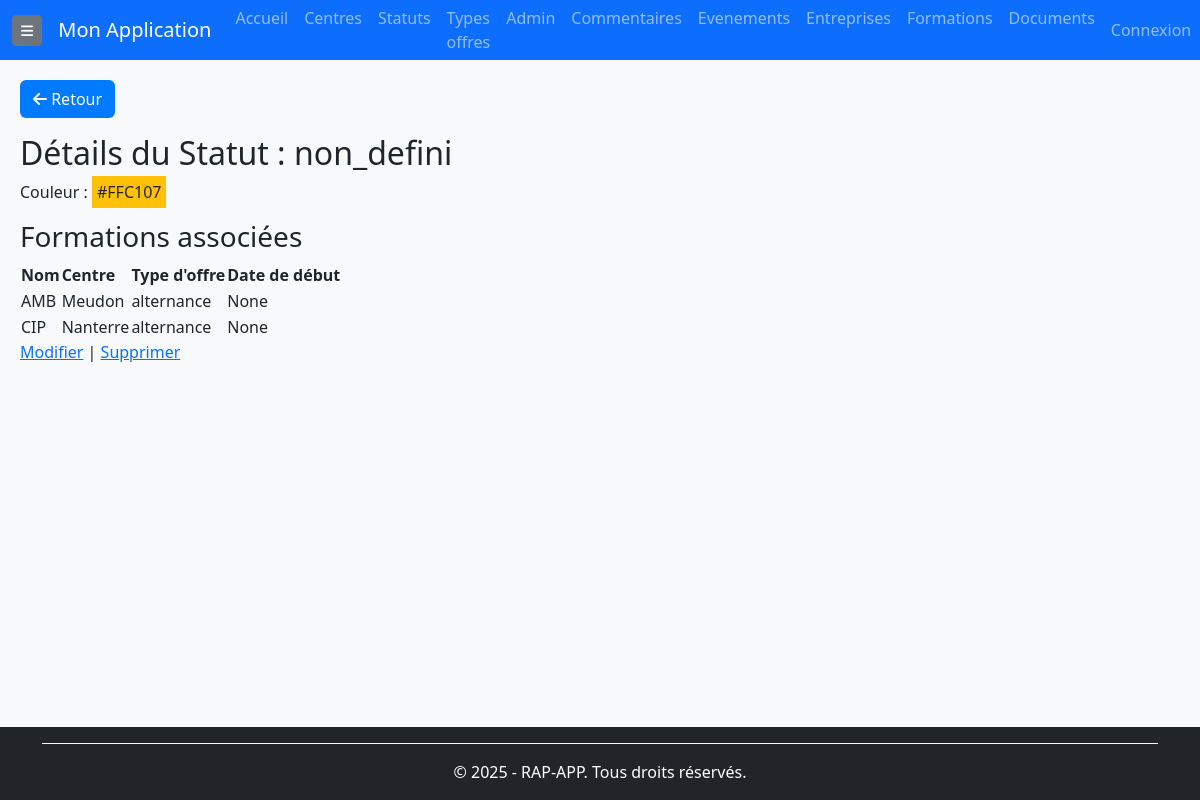
The app's page /statuts/1/ (signed in) with its own data.
### rap_app/models/statut.py (models this page shows, shortened)
class Statut(BaseModel):
    NON_DEFINI = 'non_defini'
    RECRUTEMENT_EN_COURS = 'recrutement_en_cours'
    FORMATION_EN_COURS = 'formation_en_cours'
    FORMATION_A_ANNULER = 'formation_a_annuler'
    FORMATION_A_REPOUSSER = 'formation_a_repousser'
    FORMATION_ANNULEE = 'formation_annulee'
    PLEINE = 'pleine'
    QUASI_PLEINE = 'quasi_pleine'
    AUTRE = 'autre'
    STATUT_CHOICES = [
        (NON_DEFINI, 'Non défini'),
        (RECRUTEMENT_EN_COURS, 'Recrutement en cours'),
        (FORMATION_EN_COURS, 'Formation en cours'),
        (FORMATION_A_ANNULER, 'Formation à annuler'),
        (FORMATION_A_REPOUSSER, 'Formation à repousser'),
        (FORMATION_ANNULEE, 'Formation annulée'),
        (PLEINE, 'Pleine'),
        (QUASI_PLEINE, 'Quasi-pleine'),
        (AUTRE, 'Autre'),
    ]
    nom = models.CharField(
        max_length=100,
        choices=STATUT_CHOICES,
        verbose_name="Nom du statut"
    )
    """
    Nom du statut, avec des choix prédéfinis.
    """
    couleur = models.CharField(
        max_length=7,  # Format #RRGGBB
        verbose_name="Couleur",
        help_text="Couleur hexadécimale (ex: #FF5733)",
        blank=True  # Permet d'assigner une couleur par défaut si vide
    )
    """
    Code couleur associé au statut.
    Exemple : `#FF0000` pour rouge, `#00FF00` pour vert.
    Si ce champ est vide, une couleur prédéfinie selon le type de statut sera attribuée.
    """
    description_autre = models.CharField(
        max_length=255,
        blank=True,
        null=True,
        verbose_name="Description personnalisée"
    )
    """
    Permet de renseigner une description si le statut sélectionné est "Autre".
    Obligatoire si le statut est `AUTRE`.
    """
    class Meta:
        verbose_name = "Statut"
        verbose_name_plural = "Statuts"
        ordering = ['nom']

### rap_app/models/formations.py (models this page shows, shortened)
class Formation(BaseModel):
    nom = models.CharField(max_length=255, verbose_name="Nom de la formation")
    centre = models.ForeignKey(Centre, on_delete=models.CASCADE, related_name='formations', verbose_name="Centre de formation")
    type_offre = models.ForeignKey(TypeOffre, on_delete=models.CASCADE, related_name="formations", verbose_name="Type d'offre")
    statut = models.ForeignKey(Statut, on_delete=models.CASCADE, related_name="formations", verbose_name="Statut de la formation")
    start_date = models.DateField(null=True, blank=True, verbose_name="Date de début")
    end_date = models.DateField(null=True, blank=True, verbose_name="Date de fin")
    num_kairos = models.CharField(max_length=50, null=True, blank=True, verbose_name="Numéro Kairos")
    num_offre = models.CharField(max_length=50, null=True, blank=True, verbose_name="Numéro de l'offre")
    num_produit = models.CharField(max_length=50, null=True, blank=True, verbose_name="Numéro du produit")
    prevus_crif = models.PositiveIntegerField(default=0, verbose_name="Places prévues CRIF")
    prevus_mp = models.PositiveIntegerField(default=0, verbose_name="Places prévues MP")
    inscrits_crif = models.PositiveIntegerField(default=0, verbose_name="Inscrits CRIF")
    inscrits_mp = models.PositiveIntegerField(default=0, verbose_name="Inscrits MP")
    assistante = models.CharField(max_length=255, null=True, blank=True, verbose_name="Assistante")
    cap = models.PositiveIntegerField(null=True, blank=True, verbose_name="Capacité maximale")
    convocation_envoie = models.BooleanField(default=False, verbose_name="Convocation envoyée")
    entresformation = models.PositiveIntegerField(default=0, verbose_name="Entrées en formation")
    nombre_candidats = models.PositiveIntegerField(default=0, verbose_name="Nombre de candidats")
    nombre_entretiens = models.PositiveIntegerField(default=0, verbose_name="Nombre d'entretiens")
    nombre_evenements = models.PositiveIntegerField(default=0, verbose_name="Nombre d'événements")
    dernier_commentaire = models.TextField(null=True, blank=True, verbose_name="Dernier commentaire")
    entreprises = models.ManyToManyField(Entreprise, related_name="formations", verbose_name="Partenaires", blank=True)
    utilisateur = models.ForeignKey(User, on_delete=models.SET_NULL, null=True, blank=True,related_name="formations_creees",verbose_name="Créé par" )
    objects = FormationManager()
    class Meta:
        verbose_name = "Formation"
        verbose_name_plural = "Formations"
        ordering = ['-start_date', 'nom']
        indexes = [
            models.Index(fields=['start_date']),
            models.Index(fields=['end_date']),
            models.Index(fields=['nom']),
        ]

### rap_app/models/centres.py (models this page shows, shortened)
class Centre(BaseModel):
    nom = models.CharField(
        max_length=255,
        unique=True,  # 🔹 Garantit qu'un centre a un nom unique
        verbose_name="Nom du centre"
    )
    code_postal = models.CharField(
        max_length=5,  # 🔹 Limité à 5 caractères au lieu de 10
        null=True,
        blank=True,
        verbose_name="Code postal",
        validators=[
            RegexValidator(
                regex=r'^\d{5}$',
                message="Le code postal doit contenir exactement 5 chiffres"
            )
        ]
    )
    class Meta:
        verbose_name = "Centre"
        verbose_name_plural = "Centres"
        ordering = ['nom']
        indexes = [
            models.Index(fields=['nom']),  # 🔹 Index pour optimiser les recherches par nom
            models.Index(fields=['code_postal']),  # 🔹 Index pour les recherches par code postal
        ]

### rap_app/models/types_offre.py (models this page shows, shortened)
class TypeOffre(BaseModel):
    CRIF = 'crif'
    ALTERNANCE = 'alternance'
    POEC = 'poec'
    POEI = 'poei'
    TOSA = 'tosa'
    AUTRE = 'autre'
    NON_DEFINI = 'non_defini'
    TYPE_OFFRE_CHOICES = [
        (CRIF, 'CRIF'),
        (ALTERNANCE, 'Alternance'),
        (POEC, 'POEC'),
        (POEI, 'POEI'),
        (TOSA, 'TOSA'),
        (AUTRE, 'Autre'),
        (NON_DEFINI, 'Non défini'),
    ]
    nom = models.CharField(
        max_length=100,
        choices=TYPE_OFFRE_CHOICES,
        default=NON_DEFINI,
        verbose_name="Type d'offre"
    )
    """
    Nom du type d'offre, avec une liste de choix prédéfinis.
    """
    autre = models.CharField(
        max_length=255,
        blank=True,  # Suppression de null=True pour éviter les valeurs NULL sur un CharField
        verbose_name="Autre (personnalisé)"
    )
    """
    Champ permettant de spécifier un type personnalisé si "Autre" est sélectionné.
    """
    class Meta:
        verbose_name = "Type d'offre"
        verbose_name_plural = "Types d'offres"
        ordering = ['nom']
        constraints = [
            models.UniqueConstraint(
                fields=['autre'],
                name='unique_autre_non_null',
                condition=models.Q(nom='autre', autre__isnull=False)
            )
        ]  # Empêche d'avoir plusieurs fois la même valeur personnalisée 'Autre'

### rap_app/views/statuts_views.py (the view)
# urls.py: path('statuts/<int:pk>/', statuts_views.StatutDetailView.as_view(), name='statut-detail'),
class StatutDetailView(BaseDetailView):
    model = Statut
    context_object_name = 'statut'
    template_name = 'statuts/statut_detail.html'  # ✅ Ajout du chemin du template
    def get_context_data(self, **kwargs):
        context = super().get_context_data(**kwargs)
        context['formations'] = Formation.objects.filter(
            statut=self.object
        ).select_related('centre', 'type_offre').order_by('-start_date')
        return context

### rap_app/templates/statuts/statut_detail.html (shortened to what this page needs)
{% extends "base.html" %}
{% block content %}
{% include "composants/bouton_retour.html" %}
<h2>Détails du Statut : {{ statut.nom }}</h2>
<p>Couleur : <span style="background-color: {{ statut.couleur }}; padding: 5px;">{{ statut.couleur }}</span></p>
<h3>Formations associées</h3>
<table>
    <thead>
        <tr>
            <th>Nom</th>
            <th>Centre</th>
            <th>Type d'offre</th>
            <th>Date de début</th>
        </tr>
    </thead>
    <tbody>
        {% for formation in formations %}
        <tr>
            <td>{{ formation.nom }}</td>
            <td>{{ formation.centre.nom }}</td>
            <td>{{ formation.type_offre.nom }}</td>
            <td>{{ formation.start_date }}</td>
        </tr>
        {% empty %}
        <tr><td colspan="4">Aucune formation associée.</td></tr>
        {% endfor %}
    </tbody>
</table>
<a href="{% url 'statut-update' statut.pk %}">Modifier</a> |
<a href="{% url 'statut-delete' statut.pk %}">Supprimer</a>
{% endblock %}

### rap_app/templates/base.html (style rules this page uses)
body { background-color: #f8f9fa; display: flex; flex-direction: column; min-height: 100vh; }

### records on screen
Statut: nom "non_defini", couleur "#FFC107"
Formation: nom "AMB", centre.nom "Meudon", type_offre.nom "alternance", start_date "None"
Formation: nom "CIP", centre.nom "Nanterre", type_offre.nom "alternance", start_date "None"
